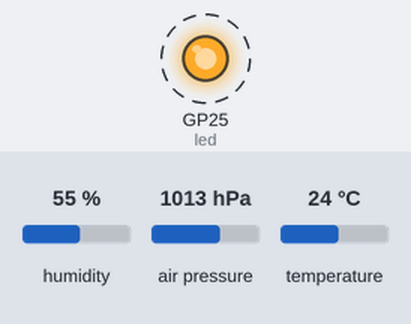
The program below on a simulated Raspberry Pi Pico running MicroPython. On the bench: output pins drawn as LEDs (lit = HIGH). Dashed ring = blinking. The inputs (shaded band) are chosen by the test bench; at power-on: humidity 55 %, air pressure 1013 hPa, temperature 24 °C. The clock reads 2024-03-15 10:24:30 at power-on unless the program sets it; files the program writes start out absent; threads take turns every 2 ms.

Above: at 0.5 s.
Timing chart, 0 to 4.6 s (numbered marks = the images above):
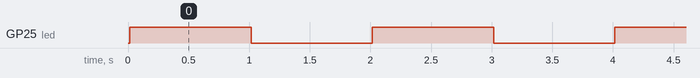

Measured:
- by itself, GP25 (led): alternates HIGH for 1.0 s and LOW for 1.0 s

The program:

save_data.py
```python
from machine import Pin, I2C
import utime
import uos
import bme280
import _thread

i2c = I2C(1, scl=Pin(15), sda=Pin(14))

bme = bme280.BME280(i2c=i2c)

#ESTABLECER FECHA Y LUGAR
lugar = "incubadora prospeccion"
fecha = str(20230630)
fecha_anio = fecha[0:4]
fecha_mes = fecha[4:6]
fecha_dia =fecha[6:]

# Genero un nombre base para el archivo
nombre_base = fecha + "_" + lugar

# Verificar si existe un archivo con el nombre base
contador = 0
while nombre_base + str(contador) in uos.listdir():
    contador += 1

# Generar un nuevo nombre de archivo con el número de contador
nombredearchivo = nombre_base + str(contador)

# Generar un archivo y abrirlo en modo escritura
doc = open(nombredearchivo, "w")

#Grabar una primer linea con la fecha establecida
#doc.write(fecha_anio + " ")
#doc.write(fecha_mes + " ")
#doc.write(fecha_dia + " ")
#doc.write(lugar + "\n")

# Creo una variable para el led de la pi pico y una función para que parpadee
led = Pin('LED', Pin.OUT)

def parpadeo():
    while True:
        led.on()
        utime.sleep(1)
        led.off()
        utime.sleep(1)

# Iniciar el hilo para el parpadeo del LED
_thread.start_new_thread(parpadeo, ())


while True:
    # Recojo los datos en variables
    temp = bme.values[0]
    pres = bme.values[1]
    hum = bme.values[2]
    hora_local = utime.localtime()
    hora = str(hora_local[3])
    minuto = str(hora_local[4])
    segundo = str(hora_local[5])

    # Escribo los datos que recogí en el archivo que abrí
    doc.write(hora + " ")
    doc.write(minuto + " ")
    doc.write(segundo + " ")
    doc.write(str(temp) + " ")
    doc.write(str(pres) + " ")
    doc.write(str(hum) + "\n")


    doc.flush()

    # Espero 20 segundos para repetir el ciclo
    utime.sleep(1200)
```
